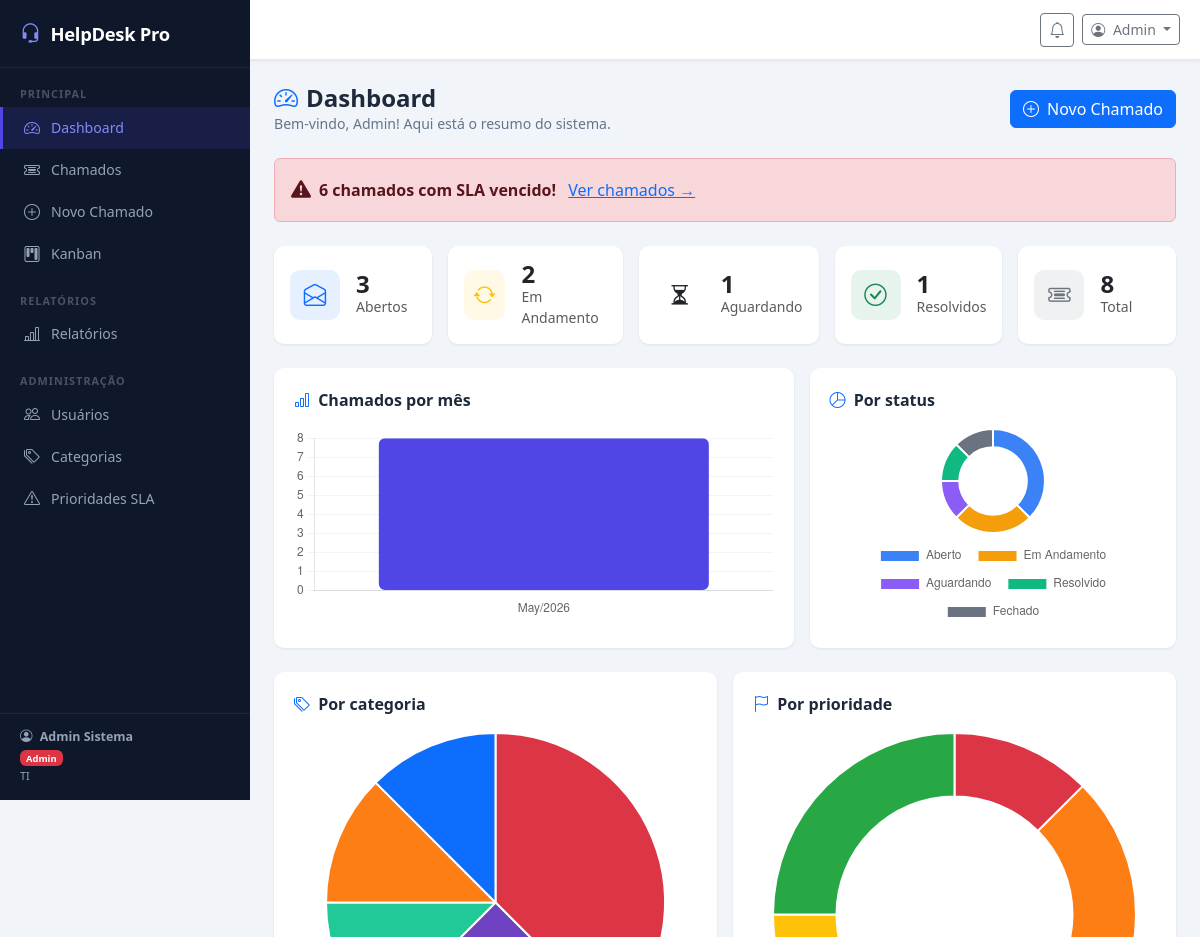
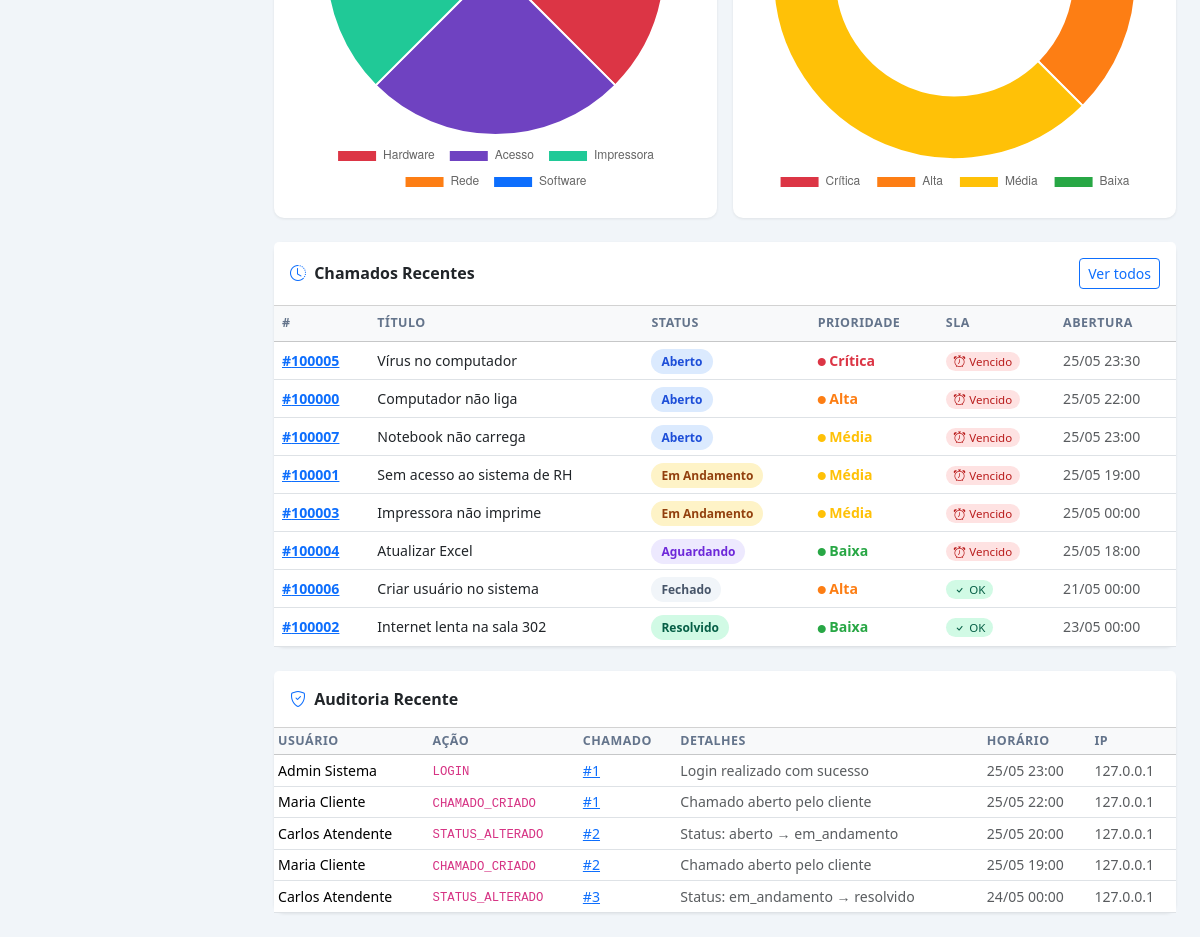
/ (signed in), run on the app's committed database (2 pictures, top to bottom).
### tables this page shows
CREATE TABLE IF NOT EXISTS chamados (
    id              INT AUTO_INCREMENT PRIMARY KEY,
    titulo          VARCHAR(200) NOT NULL,
    descricao       TEXT         NOT NULL,
    status          ENUM('aberto','em_andamento','aguardando','resolvido','fechado') DEFAULT 'aberto',
    id_usuario      INT          NOT NULL,
    id_categoria    INT,
    id_prioridade   INT,
    id_atendente    INT,
    prazo_sla       DATETIME,
    resolvido_em    DATETIME,
    avaliacao       TINYINT,
    created_at      DATETIME     DEFAULT CURRENT_TIMESTAMP,
    updated_at      DATETIME     DEFAULT CURRENT_TIMESTAMP ON UPDATE CURRENT_TIMESTAMP,
    FOREIGN KEY (id_usuario)    REFERENCES usuarios(id),
    FOREIGN KEY (id_categoria)  REFERENCES categorias(id),
    FOREIGN KEY (id_prioridade) REFERENCES prioridades(id),
    FOREIGN KEY (id_atendente)  REFERENCES usuarios(id)
);

CREATE TABLE IF NOT EXISTS prioridades (
    id          INT AUTO_INCREMENT PRIMARY KEY,
    nome        VARCHAR(50)  NOT NULL,
    cor         VARCHAR(20)  NOT NULL DEFAULT '#6c757d',
    sla_horas   INT          NOT NULL DEFAULT 24,
    nivel       INT          NOT NULL DEFAULT 1,
    created_at  DATETIME    DEFAULT CURRENT_TIMESTAMP
);

CREATE TABLE IF NOT EXISTS logs (
    id          INT AUTO_INCREMENT PRIMARY KEY,
    id_chamado  INT,
    id_usuario  INT          NOT NULL,
    acao        VARCHAR(100) NOT NULL,
    detalhes    TEXT,
    ip          VARCHAR(45),
    created_at  DATETIME DEFAULT CURRENT_TIMESTAMP,
    FOREIGN KEY (id_chamado) REFERENCES chamados(id) ON DELETE SET NULL,
    FOREIGN KEY (id_usuario) REFERENCES usuarios(id)
);

CREATE TABLE IF NOT EXISTS usuarios (
    id          INT AUTO_INCREMENT PRIMARY KEY,
    nome        VARCHAR(100)  NOT NULL,
    email       VARCHAR(100)  NOT NULL UNIQUE,
    senha       VARCHAR(255)  NOT NULL,
    perfil      ENUM('cliente','atendente','admin') DEFAULT 'cliente',
    departamento VARCHAR(100),
    telefone    VARCHAR(20),
    cpf             VARCHAR(14),
    data_nascimento DATE,
    ativo       TINYINT(1)   DEFAULT 1,
    created_at  DATETIME     DEFAULT CURRENT_TIMESTAMP,
    updated_at  DATETIME     DEFAULT CURRENT_TIMESTAMP ON UPDATE CURRENT_TIMESTAMP
);

### controller/BaseController.php (called while the page is built, shortened)
<?php
abstract class BaseController {
    protected function render(string $view, array $data = []): void {
        extract($data);
        $usuarioSessao = $this->user();
        include ROOT . '/view/partials/header.php';
        include ROOT . "/view/{$view}.php";
        include ROOT . '/view/partials/footer.php';
    }
    protected function user(): ?object {
        $raw = $_SESSION['usuario'] ?? null;
        if (is_array($raw))  return (object)$raw;
        return null;
    }
}

### controller/DashboardController.php (called while the page is built, shortened)
<?php
class DashboardController extends BaseController {
    public function index(): void {
        $u = $this->user();
        $cm = new ChamadoModel();
        $lm = new LogModel();
        $contagens      = $cm->contarPorStatus($u->id, $u->perfil);
        $total          = array_sum($contagens);
        $chamadosRecentes = array_slice($cm->listarComDetalhes([], $u->id, $u->perfil), 0, 8);
        $slaVencidos    = $cm->slaVencidos();
        $logsRecentes   = ($u->perfil === 'admin') ? $lm->listarRecentes(8) : [];
        $this->render('dashboard/index', compact(
            'contagens','total','chamadosRecentes','slaVencidos',
            'porCategoria','porMes','porPrioridade',
            'totalNaoLidas','logsRecentes'
        ));
    }
}

### index.php (called while the page is built, shortened)
<?php
require_once 'config/database.php';
require_once 'model/BaseModel.php';
require_once 'model/ChamadoModel.php';
require_once 'model/LogModel.php';
require_once 'controller/BaseController.php';
require_once 'controller/DashboardController.php';
$a = preg_replace('/[^a-zA-Z]/', '', $_GET['a'] ?? 'index');
(new $classe())->$a();

### config/database.php (called while the page is built)
<?php
class Database {
    private static ?Database $instance = null;
    private PDO $pdo;
    private function __construct() {
        try {
            $dsn = "mysql:host=".DB_HOST.";port=".DB_PORT.";dbname=".DB_NAME.";charset=utf8mb4";
            $this->pdo = new PDO($dsn, DB_USER, DB_PASS, [
                PDO::ATTR_ERRMODE            => PDO::ERRMODE_EXCEPTION,
                PDO::ATTR_DEFAULT_FETCH_MODE => PDO::FETCH_OBJ,
                PDO::ATTR_EMULATE_PREPARES   => false,
            ]);
        } catch (PDOException $e) {
            die("<h2 style='font-family:sans-serif;color:#c00;padding:20px'>
                 Erro de conexão com o banco de dados:<br><small>{$e->getMessage()}</small></h2>");
        }
    }
    public static function getInstance(): self {
        if (self::$instance === null) self::$instance = new self();
        return self::$instance;
    }
    public function getConnection(): PDO { return $this->pdo; }
}

### model/BaseModel.php (called while the page is built, shortened)
<?php
abstract class BaseModel {
    public function __construct() {
        $this->db = Database::getInstance()->getConnection();
    }
}

### model/ChamadoModel.php (called while the page is built, shortened)
<?php
class ChamadoModel extends BaseModel {
    public function listarComDetalhes(array $f = [], ?int $idUsuario = null, string $perfil = 'admin'): array {
        $sql = "SELECT c.*,
                    u.nome  AS nome_usuario,  u.email AS email_usuario,
                    a.nome  AS nome_atendente,
                    cat.nome AS nome_categoria, cat.cor AS cor_categoria, cat.icone AS icone_categoria,
                    p.nome  AS nome_prioridade, p.cor  AS cor_prioridade, p.sla_horas,
                    (SELECT COUNT(*) FROM comentarios WHERE id_chamado=c.id) AS total_comentarios,
                    IF(c.prazo_sla < NOW() AND c.status NOT IN ('resolvido','fechado'), 1, 0) AS sla_vencido
                FROM chamados c
                LEFT JOIN usuarios  u   ON c.id_usuario    = u.id
                LEFT JOIN usuarios  a   ON c.id_atendente  = a.id
                LEFT JOIN categorias cat ON c.id_categoria  = cat.id
                LEFT JOIN prioridades p  ON c.id_prioridade = p.id
                WHERE 1=1";
        $p = [];
        $sql .= " ORDER BY
                    CASE c.status WHEN 'aberto' THEN 1 WHEN 'em_andamento' THEN 2 WHEN 'aguardando' THEN 3 ELSE 4 END,
                    p.nivel DESC, c.created_at DESC";
        $st = $this->db->prepare($sql);
        $st->execute($p);
        return $st->fetchAll();
    }
    public function contarPorStatus(?int $idUsuario = null, string $perfil = 'admin'): array {
        $sql = "SELECT status, COUNT(*) AS total FROM chamados WHERE 1=1";
        $p   = [];
        $sql .= " GROUP BY status";
        $st = $this->db->prepare($sql);
        $st->execute($p);
        $r = ['aberto'=>0,'em_andamento'=>0,'aguardando'=>0,'resolvido'=>0,'fechado'=>0];
        foreach ($st->fetchAll() as $row) $r[$row->status] = (int)$row->total;
        return $r;
    }
    public function slaVencidos(): int {
        $st = $this->db->prepare(
            "SELECT COUNT(*) AS t FROM chamados WHERE prazo_sla < NOW() AND status NOT IN ('resolvido','fechado')");
        $st->execute();
        return (int)$st->fetch()->t;
    }
}

### model/LogModel.php (called while the page is built, shortened)
<?php
class LogModel extends BaseModel {
    public function listarRecentes(int $limite = 50): array {
        $st = $this->db->prepare("
            SELECT l.*, u.nome AS nome_usuario
            FROM logs l
            JOIN usuarios u ON l.id_usuario = u.id
            ORDER BY l.created_at DESC
            LIMIT ?
        ");
        $st->execute([$limite]);
        return $st->fetchAll();
    }
}

### view/dashboard/index.php (the view, shortened to what this page needs)
<?php
function statusLabel(string $s): string {
    return ['aberto'=>'Aberto','em_andamento'=>'Em Andamento','aguardando'=>'Aguardando','resolvido'=>'Resolvido','fechado'=>'Fechado'][$s] ?? $s;
}
function statusClass(string $s): string {
    return 's-'.$s;
}
?>
<div class="page-header d-flex justify-content-between align-items-center flex-wrap gap-2">
    <div>
        <h4><i class="bi bi-speedometer2 me-2 text-primary"></i>Dashboard</h4>
        <p>Bem-vindo, <?= htmlspecialchars(explode(' ', $usuarioSessao->nome)[0]) ?>! Aqui está o resumo do sistema.</p>
    </div>
    <a href="<?= APP_URL ?>/?c=chamados&a=create" class="btn btn-primary">
        <i class="bi bi-plus-circle me-1"></i> Novo Chamado
    </a>
</div>
<?php if ($slaVencidos > 0): ?>
<div class="alert alert-danger d-flex align-items-center gap-2 mb-4">
    <i class="bi bi-exclamation-triangle-fill fs-5"></i>
    <div>
        <strong><?= $slaVencidos ?> chamado<?= $slaVencidos > 1 ? 's' : '' ?> com SLA vencido!</strong>
        <a href="<?= APP_URL ?>/?c=chamados&a=index&sla_vencido=1" class="ms-2">Ver chamados →</a>
    </div>
</div>
<?php endif; ?>
<?php
$cards = [
    ['label'=>'Abertos',      'valor'=>$contagens['aberto'],       'icon'=>'bi-envelope-open',  'bg'=>'bg-primary bg-opacity-10', 'ic'=>'text-primary',  'link'=>'status=aberto'],
    ['label'=>'Em Andamento', 'valor'=>$contagens['em_andamento'], 'icon'=>'bi-arrow-repeat',   'bg'=>'bg-warning bg-opacity-10', 'ic'=>'text-warning',  'link'=>'status=em_andamento'],
    ['label'=>'Aguardando',   'valor'=>$contagens['aguardando'],   'icon'=>'bi-hourglass-split', 'bg'=>'bg-purple bg-opacity-10', 'ic'=>'text-purple',   'link'=>'status=aguardando'],
    ['label'=>'Resolvidos',   'valor'=>$contagens['resolvido'],    'icon'=>'bi-check-circle',   'bg'=>'bg-success bg-opacity-10', 'ic'=>'text-success',  'link'=>'status=resolvido'],
    ['label'=>'Total',        'valor'=>$total,                     'icon'=>'bi-ticket-detailed', 'bg'=>'bg-secondary bg-opacity-10','ic'=>'text-secondary','link'=>''],
];
?>
<div class="row g-3 mb-4">
<?php foreach ($cards as $card): ?>
    <div class="col-6 col-md-4 col-lg">
        <a href="<?= APP_URL ?>/?c=chamados&a=index<?= $card['link']?'&'.$card['link']:'' ?>" class="text-decoration-none">
        <div class="card stat-card h-100">
            <div class="card-body d-flex align-items-center gap-3">
                <div class="stat-icon <?= $card['bg'] ?>">
                    <i class="<?= $card['icon'] ?> <?= $card['ic'] ?>"></i>
                </div>
                <div>
                    <div class="fw-bold fs-4 lh-1"><?= $card['valor'] ?></div>
                    <div class="text-muted small"><?= $card['label'] ?></div>
                </div>
            </div>
        </div>
        </a>
    </div>
<?php endforeach; ?>
</div>
<div class="row g-3 mb-4">
    <div class="col-12 col-lg-7">
        <div class="card-chart h-100">
            <div class="fw-semibold mb-3"><i class="bi bi-bar-chart me-1 text-primary"></i> Chamados por mês</div>
            <canvas id="chartMes" height="120"></canvas>
        </div>
    </div>
    <div class="col-12 col-md-6 col-lg-5">
        <div class="card-chart h-100 d-flex flex-column">
            <div class="fw-semibold mb-3"><i class="bi bi-pie-chart me-1 text-primary"></i> Por status</div>
            <div class="flex-grow-1 d-flex align-items-center justify-content-center">
                <canvas id="chartStatus" style="max-height:200px"></canvas>
            </div>
        </div>
    </div>
</div>
<div class="row g-3 mb-4">
    <div class="col-12 col-md-6">
        <div class="card-chart h-100">
            <div class="fw-semibold mb-3"><i class="bi bi-tags me-1 text-primary"></i> Por categoria</div>
            <canvas id="chartCategoria" height="160"></canvas>
        </div>
    </div>
    <div class="col-12 col-md-6">
        <div class="card-chart h-100">
            <div class="fw-semibold mb-3"><i class="bi bi-flag me-1 text-primary"></i> Por prioridade</div>
            <canvas id="chartPrioridade" height="160"></canvas>
        </div>
    </div>
</div>
<div class="card table-card mb-4">
    <div class="card-header bg-white d-flex justify-content-between align-items-center py-3">
        <span class="fw-semibold"><i class="bi bi-clock-history me-1 text-primary"></i> Chamados Recentes</span>
        <a href="<?= APP_URL ?>/?c=chamados&a=index" class="btn btn-sm btn-outline-primary">Ver todos</a>
    </div>
    <div class="table-responsive">
        <table class="table table-hover align-middle mb-0">
            <thead class="table-light">
                <tr>
                    <th>#</th><th>Título</th><th>Status</th><th>Prioridade</th><th>SLA</th><th>Abertura</th>
                </tr>
            </thead>
            <tbody>
            <?php if (empty($chamadosRecentes)): ?>
                <tr><td colspan="6" class="text-center text-muted py-4">Nenhum chamado encontrado.</td></tr>
            <?php else: ?>
            <?php foreach ($chamadosRecentes as $c): ?>
                <tr>
                    <td><a href="<?= APP_URL ?>/?c=chamados&a=show&id=<?= $c->id ?>" class="fw-bold">#<?= $c->id ?></a></td>
                    <td>
                        <a href="<?= APP_URL ?>/?c=chamados&a=show&id=<?= $c->id ?>" class="text-decoration-none text-dark">
                            <?= htmlspecialchars($c->titulo) ?>
                        </a>
                    </td>
                    <td><span class="badge-status <?= statusClass($c->status) ?>"><?= statusLabel($c->status) ?></span></td>
                    <td>
                        <?php if ($c->nome_prioridade): ?>
                        <span style="color:<?= $c->cor_prioridade ?>" class="fw-semibold">
                            <i class="bi bi-circle-fill" style="font-size:.5rem;vertical-align:middle"></i>
                            <?= htmlspecialchars($c->nome_prioridade) ?>
                        </span>
                        <?php else: ?><span class="text-muted">—</span><?php endif; ?>
                    </td>
                    <td>
                        <?php if ($c->prazo_sla): ?>
                            <?php if ($c->sla_vencido): ?>
                            <span class="sla-vencido-badge"><i class="bi bi-alarm me-1"></i>Vencido</span>
                            <?php else: ?>
                            <span class="sla-ok-badge"><i class="bi bi-check me-1"></i>OK</span>
                            <?php endif; ?>
                        <?php else: ?><span class="text-muted small">—</span><?php endif; ?>
                    </td>
                    <td class="text-muted small"><?= date('d/m H:i', strtotime($c->created_at)) ?></td>
                </tr>
            <?php endforeach; ?>
            <?php endif; ?>
            </tbody>
        </table>
    </div>
</div>
<?php if (!empty($logsRecentes)): ?>
<div class="card table-card">
    <div class="card-header bg-white py-3">
        <span class="fw-semibold"><i class="bi bi-shield-check me-1 text-primary"></i> Auditoria Recente</span>
    </div>
    <div class="table-responsive">
        <table class="table table-sm mb-0">
            <thead class="table-light">
                <tr><th>Usuário</th><th>Ação</th><th>Chamado</th><th>Detalhes</th><th>Horário</th><th>IP</th></tr>
            </thead>
            <tbody>
            <?php foreach ($logsRecentes as $l): ?>
            <tr>
                <td class="small"><?= htmlspecialchars($l->nome_usuario) ?></td>
                <td><code class="small"><?= htmlspecialchars($l->acao) ?></code></td>
                <td><?= $l->id_chamado ? '<a href="'.APP_URL.'/?c=chamados&a=show&id='.$l->id_chamado.'">#'.$l->id_chamado.'</a>' : '—' ?></td>
                <td class="small text-muted"><?= htmlspecialchars($l->detalhes ?? '') ?></td>
                <td class="small text-muted"><?= date('d/m H:i', strtotime($l->created_at)) ?></td>
                <td class="small text-muted"><?= htmlspecialchars($l->ip ?? '') ?></td>
            </tr>
            <?php endforeach; ?>
            </tbody>
        </table>
    </div>
</div>
<?php endif; ?>

### data on the page
chamados: id "100005", titulo "Vírus no computador", status "Aberto", id_prioridade.nome "Crítica", shows "Vencido", created_at "25/05 23:30"
chamados: id "100000", titulo "Computador não liga", status "Aberto", id_prioridade.nome "Alta", shows "Vencido", created_at "25/05 22:00"
chamados: id "100007", titulo "Notebook não carrega", status "Aberto", id_prioridade.nome "Média", shows "Vencido", created_at "25/05 23:00"
chamados: id "100001", titulo "Sem acesso ao sistema de RH", status "Em Andamento", id_prioridade.nome "Média", shows "Vencido", created_at "25/05 19:00"
chamados: id "100003", titulo "Impressora não imprime", status "Em Andamento", id_prioridade.nome "Média", shows "Vencido", created_at "25/05 00:00"
chamados: id "100004", titulo "Atualizar Excel", status "Aguardando", id_prioridade.nome "Baixa", shows "Vencido", created_at "25/05 18:00"
chamados: id "100006", titulo "Criar usuário no sistema", status "Fechado", id_prioridade.nome "Alta", shows "OK", created_at "21/05 00:00"
chamados: id "100002", titulo "Internet lenta na sala 302", status "Resolvido", id_prioridade.nome "Baixa", shows "OK", created_at "23/05 00:00"
logs: id_usuario.nome "Admin Sistema", acao "LOGIN", id_chamado "1", detalhes "Login realizado com sucesso", created_at "25/05 23:00", ip "127.0.0.1"
logs: id_usuario.nome "Maria Cliente", acao "CHAMADO_CRIADO", id_chamado "1", detalhes "Chamado aberto pelo cliente", created_at "25/05 22:00", ip "127.0.0.1"
logs: id_usuario.nome "Carlos Atendente", acao "STATUS_ALTERADO", id_chamado "2", detalhes "Status: aberto → em_andamento", created_at "25/05 20:00", ip "127.0.0.1"
logs: id_usuario.nome "Maria Cliente", acao "CHAMADO_CRIADO", id_chamado "2", detalhes "Chamado aberto pelo cliente", created_at "25/05 19:00", ip "127.0.0.1"
logs: id_usuario.nome "Carlos Atendente", acao "STATUS_ALTERADO", id_chamado "3", detalhes "Status: em_andamento → resolvido", created_at "24/05 00:00", ip "127.0.0.1"

### other printed values
$u->nome "Admin Sistema"
$u->perfil "Admin"
$u->departamento "TI"
explode(' ', $u->nome)[0] "Admin"
explode(' ', $usuarioSessao->nome)[0] "Admin"
$slaVencidos "6"
$card['valor'] "3"
$card['label'] "Abertos"
$card['valor'] "2"
$card['label'] "Em Andamento"
$card['valor'] "1"
$card['label'] "Aguardando"
$card['label'] "Resolvidos"
$card['valor'] "8"
$card['label'] "Total"
